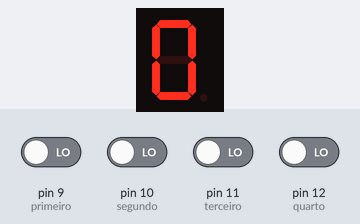
The sketch below on a simulated Arduino Uno, built with avr-gcc and run on an emulated ATmega328P. Shown: 1-digit seven-segment display. Wiring (inferred from the names in the program): 1-digit 7-segment display, segments lit when HIGH: segments pin 2, pin 3, pin 4, pin 5, pin 6, pin 7, pin 8. Inputs (shaded band) come from the test bench; at power-on: pin 9 (primeiro), pin 10 (segundo), pin 11 (terceiro), pin 12 (quarto) LOW. The segment pins are drawn as the display they are named for.

Above: at 1.2 s.
1.3 s: pin 9 (primeiro) driven HIGH
At 2.1 s:
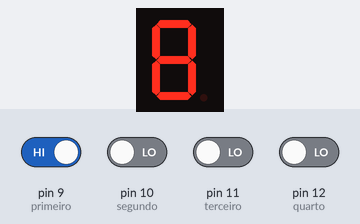
2.8 s: pin 10 (segundo) driven HIGH
At 3.2 s:
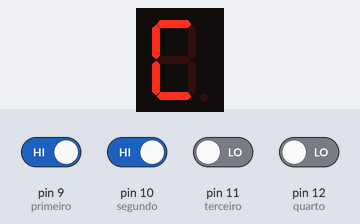
4.3 s: pin 11 (terceiro) driven HIGH
At 5.5 s:
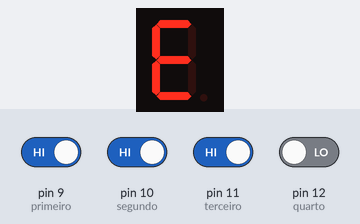
5.8 s: pin 12 (quarto) driven HIGH
At 6.7 s:
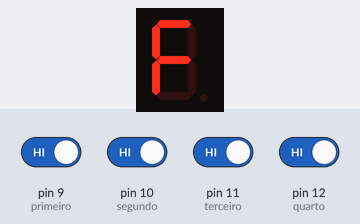
7.3 s: pin 11 (terceiro) driven LOW
At 7.8 s:
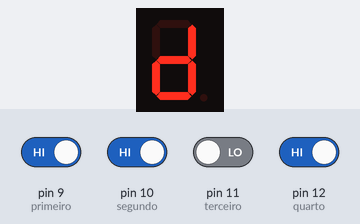
8.8 s: pin 9 (primeiro) driven LOW
At 10.2 s:
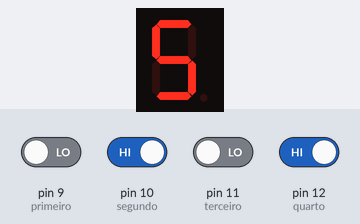
Timing chart, 0 to 11.3 s (numbered marks = the images above; inputs shaded):
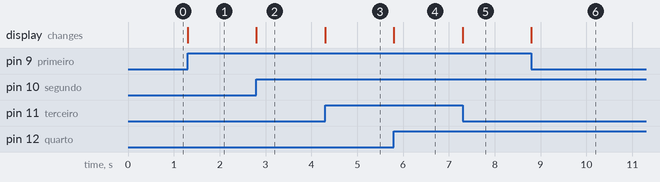

The sketch:

Codigo_Segunda_VA.ino
```cpp
#define segA 2
#define segB 3
#define segC 4
#define segD 5
#define segE 6
#define segF 7
#define segG 8

#define primeiro 9
#define segundo 10
#define terceiro 11
#define quarto 12


void setup()
{
  pinMode(segA, OUTPUT);
  pinMode(segB, OUTPUT);
  pinMode(segC, OUTPUT);
  pinMode(segD, OUTPUT);
  pinMode(segE, OUTPUT);
  pinMode(segF, OUTPUT);
  pinMode(segG, OUTPUT);
  pinMode(primeiro, INPUT);
  pinMode(segundo, INPUT);
  pinMode(terceiro, INPUT);
  pinMode(quarto, INPUT);

}

void loop()
{
  int a = digitalRead(primeiro);
  int b = digitalRead(segundo);
  int c = digitalRead(terceiro);
  int d = digitalRead(quarto);

  acendA(a, b, c, d);
  acendB(a, b, c, d);
  acendC(a, b, c, d);
  acendD(a, b, c, d);
  acendE(a, b, c, d);
  acendF(a, b, c, d);
  acendG(a, b, c, d);

}

void acendA(int a, int b, int c, int d){
  bool liga = (b&&c) || (a&&!c&&!d) || (!b&&!d) || (!a&&b&&d) || (!a&&c&&d) || (a&&!b&&!c);
  digitalWrite(segA, liga);
}
void acendB(int a, int b, int c, int d){
  bool liga = (!a&&!b) || (!a&&!c&&!d) || (a&&!c&&d) || (!a&&c&&d) || (!b&&!d);
  digitalWrite(segB, liga);
}

void acendC(int a, int b, int c, int d) {
  digitalWrite(segC, (!a && !c) || (a && !b) || (a && !c && d) || (!a && c && d) || (!a && b && c));
}
void acendD(int a, int b, int c, int d){
  bool liga = (a&&!c) || (!a&&!b&&!d) || (!a&&!b&&c) || (b&&c&&!d) || (a&&!b&&d) || (b&&!c&&d);
  digitalWrite(segD, liga);
}
void acendE(int a, int b, int c, int d){
  bool liga = (!a&&!b&&!d) || (a&&c) || (a&&!b&&!d) || (a&&b&&!c) || (!a&&c&&!d);
  digitalWrite(segE, liga);
}
void acendF(int a, int b, int c, int d){
  bool liga = (!c&&!d) || (!a&&b&&!c) || (b&&c&&!d) || (a&&!b&&d) || (a&&c);
  digitalWrite(segF, liga);
}
void acendG(int a, int b, int c, int d){
  bool liga = (!a&&b&&!c) || (a&&!b) || (!a&&!b&&c) || (a&&d) || (c&&!d);
  digitalWrite(segG, liga);
}
```

Measured:
- after the input at 1.3 s, the display: changes at once (image 1)
- after the input at 2.8 s, the display: changes at once (image 2)
- after the input at 4.3 s, the display: changes at once (image 3)
- after the input at 5.8 s, the display: changes at once (image 4)
- after the input at 7.3 s, the display: changes at once (image 5)
- after the input at 8.8 s, the display: changes at once (image 6)
